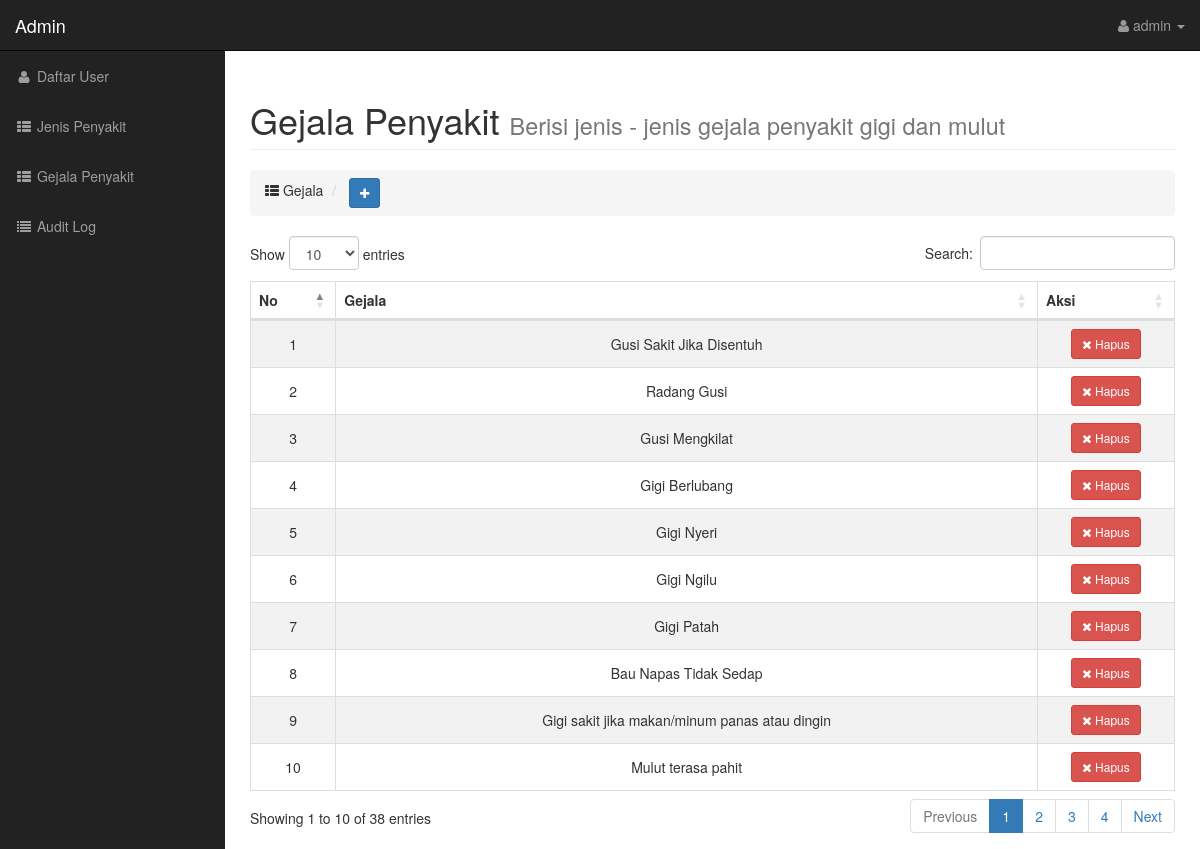
The page /admin/index.php?page=gejala (signed in) on the database as committed earlier.
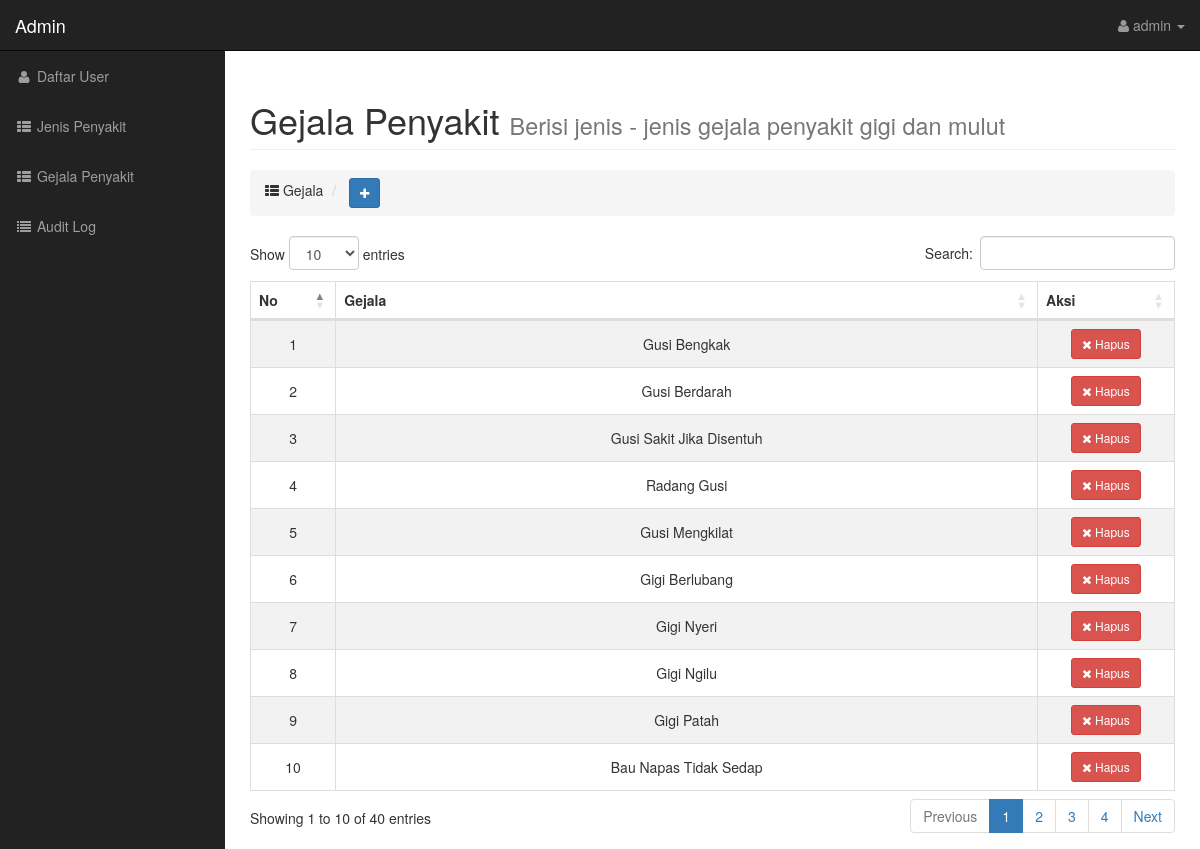
The same page on the database as committed later.
### tables this page shows
CREATE TABLE IF NOT EXISTS `gejala` (
  `id_gejala` int(11) NOT NULL AUTO_INCREMENT,
  `gejala` text NOT NULL,
  PRIMARY KEY (`id_gejala`)
);

### config/helpers.php (called while the page is built, shortened)
<?php
if (!function_exists('e')) {
    function e($value): string
    {
        return htmlspecialchars((string)($value ?? ''), ENT_QUOTES, 'UTF-8');
    }
}

### admin/gejala.php (the view, shortened to what this page needs)
<div class="row">
    <div class="col-lg-12">
        <h1 class="page-header">
            Gejala Penyakit <small>Berisi jenis - jenis gejala penyakit gigi dan mulut</small>
        </h1>
        <ol class="breadcrumb">
            <li class="">
                <i class="fa fa-th-list"></i> Gejala
            </li>
            <li>
                <button type="button" class="btn btn-primary btn-sm" data-toggle="modal" data-target="#myModal">
                    <i class="fa fa-plus"></i>
                </button>
            </li>
        </ol>
    </div>
</div>
<div class="table-responsive">
    <table class="table table-striped table-bordered" id="tabelid" style="width:100%">
        <thead>
            <tr>
                <th style="vertical-align: middle" class="text-center">No</th>
                <th style="vertical-align: middle" class="text-center">Gejala</th>
                <th style="vertical-align: middle" class="text-center">Aksi</th>
            </tr>
        </thead>
        <tbody>
            <?php $no = 1;
             $get = $koneksi->query("SELECT id_gejala, gejala FROM gejala ORDER BY id_gejala ASC") ?>
            <?php while ($set = $get->fetch_assoc()) : ?>
                <tr>
                    <td style="vertical-align: middle" class="text-center"><?= $no ?></td>
                    <td style="vertical-align: middle" class="text-center"><?= e($set['gejala']) ?></td>
                    <td style="vertical-align: middle" class="text-center">
                        <div class="btn-group-vertical" role="group" aria-label="...">
                            <a href="gejala-hapus.php?id=<?= (int)$set['id_gejala'] ?>" class="btn btn-danger btn-sm" onclick="return confirm('Yakin Hapus')"><i class="fa fa-times"></i> Hapus</a>
                        </div>
                    </td>
                </tr>
            <?php $no++;
             endwhile ?>
        </tbody>
    </table>
</div>

Rows that differ between the two databases and show on the page:
no longer on this page (row unchanged): gejala: gejala "Gigi sakit jika makan/minum panas atau dingin"
no longer on this page (row unchanged): gejala: gejala "Mulut terasa pahit"
added gejala: gejala "Gusi Bengkak"
added gejala: gejala "Gusi Berdarah"
Other text that changed with them:
text written by a page script: "Show entries Search: Showing 1 to 10 of 38 entries Previous 1 2 3 4 Next" → "Show entries Search: Showing 1 to 10 of 40 entries Previous 1 2 3 4 Next"
